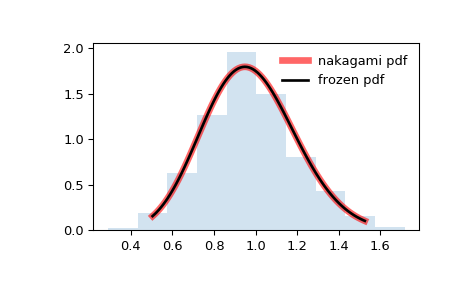

Here is the Python script that generated this plot:
from scipy.stats import nakagami
import matplotlib.pyplot as plt
fig, ax = plt.subplots(1, 1)

# Calculate a few first moments:

nu = 4.97
mean, var, skew, kurt = nakagami.stats(nu, moments='mvsk')

# Display the probability density function (``pdf``):

x = np.linspace(nakagami.ppf(0.01, nu),
                nakagami.ppf(0.99, nu), 100)
ax.plot(x, nakagami.pdf(x, nu),
       'r-', lw=5, alpha=0.6, label='nakagami pdf')

# Alternatively, the distribution object can be called (as a function)
# to fix the shape, location and scale parameters. This returns a "frozen"
# RV object holding the given parameters fixed.

# Freeze the distribution and display the frozen ``pdf``:

rv = nakagami(nu)
ax.plot(x, rv.pdf(x), 'k-', lw=2, label='frozen pdf')

# Check accuracy of ``cdf`` and ``ppf``:

vals = nakagami.ppf([0.001, 0.5, 0.999], nu)
np.allclose([0.001, 0.5, 0.999], nakagami.cdf(vals, nu))
# True

# Generate random numbers:

r = nakagami.rvs(nu, size=1000)

# And compare the histogram:

ax.hist(r, density=True, histtype='stepfilled', alpha=0.2)
ax.legend(loc='best', frameon=False)
plt.show()
